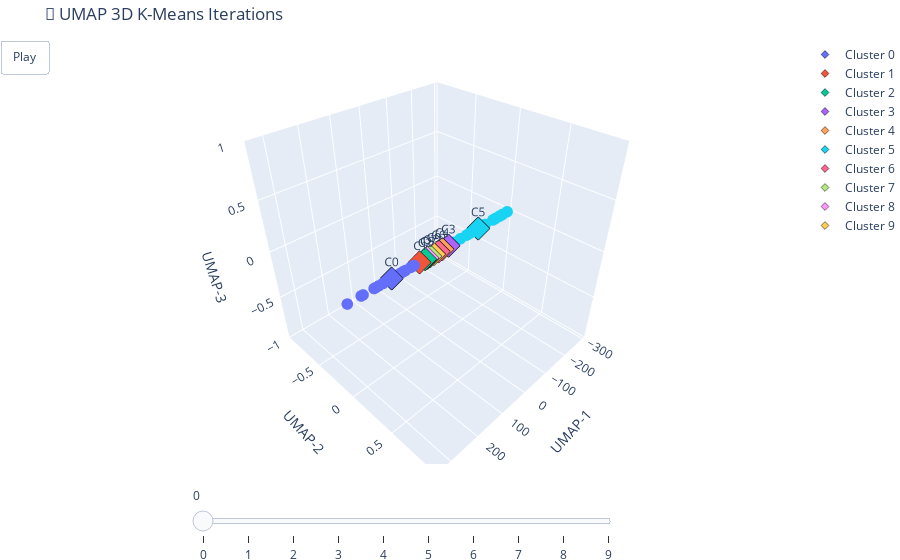

Source (notebook cell):
### Code cell
# Bernat: any setting <1 will cause sorting order artifacts because of
# the rendering engine's static sorting order on transparents.
point_opacity = 1

colors = px.colors.qualitative.Plotly

# Static layout
layout = go.Layout(
    title="🌌 UMAP 3D K-Means Iterations",
    margin=dict(l=0, r=0, b=0, t=40),
    scene=dict(
        xaxis_title='UMAP-1',
        yaxis_title='UMAP-2',
        zaxis_title='UMAP-3',
        bgcolor='white'
    ),
    updatemenus=[dict(
        type='buttons',
        showactive=False,
        buttons=[dict(label='Play', method='animate', args=[None])]
    )],
    sliders=[dict(
        steps=[dict(method='animate', args=[[f'frame{k}']], label=str(k)) for k in range(len(iterations))],
        transition=dict(duration=0),
        x=0.156, y=0, len=0.6
    )]
)

# Initial empty figure
fig = go.Figure(layout=layout)

# Initial data for frame 0
iter0 = iteration_meta[0]
cmap = {cid: colors[i % len(colors)] for i, cid in enumerate(np.unique(iter0['centroid_ids']))}

for cid in cmap:
    mask = iter0['point_cluster_ids'] == cid
    fig.add_trace(go.Scatter3d(
        x=points_3d_per_iter[0][mask, 0],
        y=points_3d_per_iter[0][mask, 1],
        z=points_3d_per_iter[0][mask, 2],
        mode='markers',
        marker=dict(size=4, color=cmap[cid], opacity=point_opacity),
        showlegend=False,
        name = 'C' + str(cid)
    ))
    mask = iter0['centroid_ids'] == cid
    fig.add_trace(go.Scatter3d(
        x=centroids_3d_per_iter[0][mask, 0],
        y=centroids_3d_per_iter[0][mask, 1],
        z=centroids_3d_per_iter[0][mask, 2],
        mode='markers+text',
        marker=dict(size=6, symbol='diamond', color=cmap[cid], line=dict(width=0.5, color='black')),
        name=f'Cluster {cid}',
        text=[f"C{cid}"] * np.sum(mask),
        textposition="top center"
    ))

# Add frames
frames = []
for k, meta in enumerate(iteration_meta):
    frame_data = []
    cmap = {cid: colors[i % len(colors)] for i, cid in enumerate(np.unique(meta['centroid_ids']))}

    for cid in cmap:
        mask_p = meta['point_cluster_ids'] == cid
        mask_c = meta['centroid_ids'] == cid

        frame_data.append(go.Scatter3d(
            x=points_3d_per_iter[k][mask_p, 0],
            y=points_3d_per_iter[k][mask_p, 1],
            z=points_3d_per_iter[k][mask_p, 2],
            mode='markers',
            marker=dict(size=4, color=cmap[cid], opacity=point_opacity),
            showlegend=False
        ))
        frame_data.append(go.Scatter3d(
            x=centroids_3d_per_iter[k][mask_c, 0],
            y=centroids_3d_per_iter[k][mask_c, 1],
            z=centroids_3d_per_iter[k][mask_c, 2],
            mode='markers+text',
            marker=dict(size=6, symbol='diamond', color=cmap[cid], line=dict(width=0.5, color='black')),
            name=f'Cluster {cid}',
            text=[f"C{cid}"] * np.sum(mask_c),
            textposition="top center"
        ))

    frames.append(go.Frame(data=frame_data, name=f"frame{k}"))

fig.frames = frames
fig.show()

### Figure 1 — Plotly figure (JSON) as saved in the notebook; plotly's stock layout.template omitted (floating-point values rounded to 4 significant figures)
{"data": [{"marker": {"color": "#636EFA", "opacity": 1, "size": 4}, "mode": "markers", "name": "C0", "showlegend": false, "type": "scatter3d", "x": [119.8, 281.2, 174.1, 330.0, 230.7, 287.0, 111.0, 138.7, 145.5, 170.6, 153.7, 181.9, 114.1, 215.1, 180.9, 141.1, 160.7, 178.7, 203.4, 113.3, 241.5, 201.4, 245.8, 197.9, 198.4, 194.0, 185.4, 216.7, 107.3], "y": [0.0, 0.0, 0.0, 0.0, 0.0, 0.0, 0.0, 0.0, 0.0, 0.0, 0.0, 0.0, 0.0, 0.0, 0.0, 0.0, 0.0, 0.0, 0.0, 0.0, 0.0, 0.0, 0.0, 0.0, 0.0, 0.0, 0.0, 0.0, 0.0], "z": [0.0, 0.0, 0.0, 0.0, 0.0, 0.0, 0.0, 0.0, 0.0, 0.0, 0.0, 0.0, 0.0, 0.0, 0.0, 0.0, 0.0, 0.0, 0.0, 0.0, 0.0, 0.0, 0.0, 0.0, 0.0, 0.0, 0.0, 0.0, 0.0]}, {"marker": {"color": "#636EFA", "line": {"color": "black", "width": 0.5}, "size": 6, "symbol": "diamond"}, "mode": "markers+text", "name": "Cluster 0", "text": ["C0"], "textposition": "top center", "type": "scatter3d", "x": [186.9], "y": [0.0], "z": [0.0]}, {"marker": {"color": "#EF553B", "opacity": 1, "size": 4}, "mode": "markers", "name": "C1", "showlegend": false, "type": "scatter3d", "x": [99.27, 88.55, 75.7, 84.83], "y": [0.0, 0.0, 0.0, 0.0], "z": [0.0, 0.0, 0.0, 0.0]}, {"marker": {"color": "#EF553B", "line": {"color": "black", "width": 0.5}, "size": 6, "symbol": "diamond"}, "mode": "markers+text", "name": "Cluster 1", "text": ["C1"], "textposition": "top center", "type": "scatter3d", "x": [87.09], "y": [0.0], "z": [0.0]}, {"marker": {"color": "#00CC96", "opacity": 1, "size": 4}, "mode": "markers", "name": "C2", "showlegend": false, "type": "scatter3d", "x": [65.93], "y": [0.0], "z": [0.0]}, {"marker": {"color": "#00CC96", "line": {"color": "black", "width": 0.5}, "size": 6, "symbol": "diamond"}, "mode": "markers+text", "name": "Cluster 2", "text": ["C2"], "textposition": "top center", "type": "scatter3d", "x": [65.93], "y": [0.0], "z": [0.0]}, {"marker": {"color": "#AB63FA", "opacity": 1, "size": 4}, "mode": "markers", "name": "C3", "showlegend": false, "type": "scatter3d", "x": [-34.38, -23.4, -17.83, -29.17], "y": [0.0, 0.0, 0.0, 0.0], "z": [0.0, 0.0, 0.0, 0.0]}, {"marker": {"color": "#AB63FA", "line": {"color": "black", "width": 0.5}, "size": 6, "symbol": "diamond"}, "mode": "markers+text", "name": "Cluster 3", "text": ["C3"], "textposition": "top center", "type": "scatter3d", "x": [-26.19], "y": [0.0], "z": [0.0]}, {"marker": {"color": "#FFA15A", "opacity": 1, "size": 4}, "mode": "markers", "name": "C4", "showlegend": false, "type": "scatter3d", "x": [-1.454], "y": [0.0], "z": [0.0]}, {"marker": {"color": "#FFA15A", "line": {"color": "black", "width": 0.5}, "size": 6, "symbol": "diamond"}, "mode": "markers+text", "name": "Cluster 4", "text": ["C4"], "textposition": "top center", "type": "scatter3d", "x": [-1.454], "y": [0.0], "z": [0.0]}, {"marker": {"color": "#19D3F3", "opacity": 1, "size": 4}, "mode": "markers", "name": "C5", "showlegend": false, "type": "scatter3d", "x": [-253.3, -50.85, -47.84, -75.81, -102.4, -38.76, -167.1, -291.4, -255.1, -268.7, -149.7, -105.4, -113.6, -125.1, -114.6, -140.6, -232.2, -144.6, -185.6, -48.9, -233.9, -178.1, -222.2], "y": [0.0, 0.0, 0.0, 0.0, 0.0, 0.0, 0.0, 0.0, 0.0, 0.0, 0.0, 0.0, 0.0, 0.0, 0.0, 0.0, 0.0, 0.0, 0.0, 0.0, 0.0, 0.0, 0.0], "z": [0.0, 0.0, 0.0, 0.0, 0.0, 0.0, 0.0, 0.0, 0.0, 0.0, 0.0, 0.0, 0.0, 0.0, 0.0, 0.0, 0.0, 0.0, 0.0, 0.0, 0.0, 0.0, 0.0]}, {"marker": {"color": "#19D3F3", "line": {"color": "black", "width": 0.5}, "size": 6, "symbol": "diamond"}, "mode": "markers+text", "name": "Cluster 5", "text": ["C5"], "textposition": "top center", "type": "scatter3d", "x": [-154.2], "y": [0.0], "z": [0.0]}, {"marker": {"color": "#FF6692", "opacity": 1, "size": 4}, "mode": "markers", "name": "C6", "showlegend": false, "type": "scatter3d", "x": [16.53, 8.845, 15.24], "y": [0.0, 0.0, 0.0], "z": [0.0, 0.0, 0.0]}, {"marker": {"color": "#FF6692", "line": {"color": "black", "width": 0.5}, "size": 6, "symbol": "diamond"}, "mode": "markers+text", "name": "Cluster 6", "text": ["C6"], "textposition": "top center", "type": "scatter3d", "x": [13.54], "y": [0.0], "z": [0.0]}, {"marker": {"color": "#B6E880", "opacity": 1, "size": 4}, "mode": "markers", "name": "C7", "showlegend": false, "type": "scatter3d", "x": [], "y": [], "z": []}, {"marker": {"color": "#B6E880", "line": {"color": "black", "width": 0.5}, "size": 6, "symbol": "diamond"}, "mode": "markers+text", "name": "Cluster 7", "text": ["C7"], "textposition": "top center", "type": "scatter3d", "x": [46.56], "y": [0.0], "z": [0.0]}, {"marker": {"color": "#FF97FF", "opacity": 1, "size": 4}, "mode": "markers", "name": "C8", "showlegend": false, "type": "scatter3d", "x": [54.96, 56.15, 60.84], "y": [0.0, 0.0, 0.0], "z": [0.0, 0.0, 0.0]}, {"marker": {"color": "#FF97FF", "line": {"color": "black", "width": 0.5}, "size": 6, "symbol": "diamond"}, "mode": "markers+text", "name": "Cluster 8", "text": ["C8"], "textposition": "top center", "type": "scatter3d", "x": [57.32], "y": [0.0], "z": [0.0]}, {"marker": {"color": "#FECB52", "opacity": 1, "size": 4}, "mode": "markers", "name": "C9", "showlegend": false, "type": "scatter3d", "x": [30.02, 33.94], "y": [0.0, 0.0], "z": [0.0, 0.0]}, {"marker": {"color": "#FECB52", "line": {"color": "black", "width": 0.5}, "size": 6, "symbol": "diamond"}, "mode": "markers+text", "name": "Cluster 9", "text": ["C9"], "textposition": "top center", "type": "scatter3d", "x": [31.98], "y": [0.0], "z": [0.0]}], "layout": {"margin": {"b": 0, "l": 0, "r": 0, "t": 40}, "scene": {"bgcolor": "white", "xaxis": {"title": {"text": "UMAP-1"}}, "yaxis": {"title": {"text": "UMAP-2"}}, "zaxis": {"title": {"text": "UMAP-3"}}}, "sliders": [{"len": 0.6, "steps": [{"args": [["frame0"]], "label": "0", "method": "animate"}, {"args": [["frame1"]], "label": "1", "method": "animate"}, {"args": [["frame2"]], "label": "2", "method": "animate"}, {"args": [["frame3"]], "label": "3", "method": "animate"}, {"args": [["frame4"]], "label": "4", "method": "animate"}, {"args": [["frame5"]], "label": "5", "method": "animate"}, {"args": [["frame6"]], "label": "6", "method": "animate"}, {"args": [["frame7"]], "label": "7", "method": "animate"}, {"args": [["frame8"]], "label": "8", "method": "animate"}, {"args": [["frame9"]], "label": "9", "method": "animate"}], "transition": {"duration": 0}, "x": 0.156, "y": 0}], "title": {"text": "🌌 UMAP 3D K-Means Iterations"}, "updatemenus": [{"buttons": [{"args": [null], "label": "Play", "method": "animate"}], "showactive": false, "type": "buttons"}]}}
